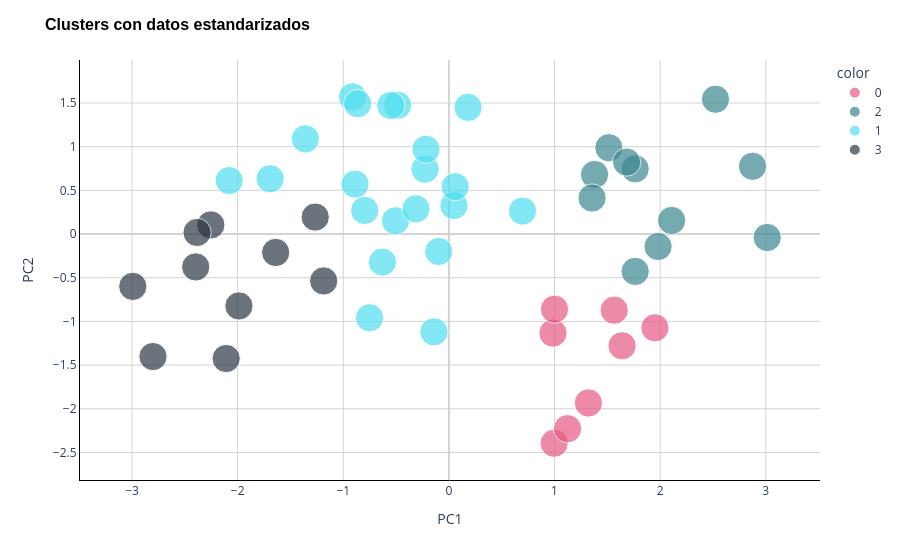

This figure's notebook cell:
### Code cell
figure = px.scatter(
    pca_scaled,
    x='PC1',
    y='PC2',
    color=y.astype(str),
    color_discrete_map={'0': '#E65983', '1': '#4FDFEF', '2': '#3D8791', '3': '#2D3846'},
    size=[1] * pca.shape[0],
)
figure.update_layout(
    title='Clusters con datos estandarizados',
    title_font=dict(size=16, family='Arial', color='black', weight='bold'),
    xaxis_title='PC1',
    yaxis_title='PC2',
    plot_bgcolor='white',
    yaxis=dict(showgrid=True, gridcolor='LightGray', showline=True, linecolor='Black', zeroline=True, zerolinecolor='LightGray'),
    xaxis=dict(showgrid=True, gridcolor='LightGray', showline=True, linecolor='Black', zeroline=True, zerolinecolor='LightGray'),
)
figure.show()

### Figure 1 — Plotly figure (JSON) as saved in the notebook; plotly's stock layout.template omitted (floating-point values rounded to 4 significant figures)
{"data": [{"hovertemplate": "color=0<br>PC1=%{x}<br>PC2=%{y}<br>size=%{marker.size}<extra></extra>", "legendgroup": "0", "marker": {"color": "#E65983", "size": [1, 1, 1, 1, 1, 1, 1, 1], "sizemode": "area", "sizeref": 0.0025, "symbol": "circle"}, "mode": "markers", "name": "0", "orientation": "v", "showlegend": true, "type": "scatter", "x": [0.9856, 1.95, 1.639, 1.565, 0.9965, 1.123, 1.321, 0.9997], "xaxis": "x", "y": [-1.133, -1.073, -1.279, -0.8711, -2.394, -2.228, -1.933, -0.8603], "yaxis": "y"}, {"hovertemplate": "color=2<br>PC1=%{x}<br>PC2=%{y}<br>size=%{marker.size}<extra></extra>", "legendgroup": "2", "marker": {"color": "#3D8791", "size": [1, 1, 1, 1, 1, 1, 1, 1, 1, 1, 1], "sizemode": "area", "sizeref": 0.0025, "symbol": "circle"}, "mode": "markers", "name": "2", "orientation": "v", "showlegend": true, "type": "scatter", "x": [1.763, 2.524, 1.515, 3.013, 1.379, 1.763, 2.108, 2.874, 1.98, 1.683, 1.355], "xaxis": "x", "y": [0.746, 1.543, 0.9876, -0.03923, 0.6818, -0.4277, 0.1554, 0.7756, -0.1428, 0.8232, 0.4125], "yaxis": "y"}, {"hovertemplate": "color=1<br>PC1=%{x}<br>PC2=%{y}<br>size=%{marker.size}<extra></extra>", "legendgroup": "1", "marker": {"color": "#4FDFEF", "size": [1, 1, 1, 1, 1, 1, 1, 1, 1, 1, 1, 1, 1, 1, 1, 1, 1, 1, 1, 1, 1], "sizemode": "area", "sizeref": 0.0025, "symbol": "circle"}, "mode": "markers", "name": "1", "orientation": "v", "showlegend": true, "type": "scatter", "x": [-0.1414, -1.359, 0.04771, -0.9127, -0.5055, -0.7969, -0.7509, -0.4862, -1.693, 0.6968, 0.1816, -0.226, -0.3118, 0.05912, -0.8884, -0.8638, -0.5506, -0.09633, -0.2169, -2.08, -0.6294], "xaxis": "x", "y": [-1.12, 1.089, 0.3254, 1.57, 0.1516, 0.2702, -0.9584, 1.474, 0.6323, 0.2634, 1.45, 0.7422, 0.2879, 0.5414, 0.5711, 1.492, 1.472, -0.1997, 0.9701, 0.6113, -0.321], "yaxis": "y"}, {"hovertemplate": "color=3<br>PC1=%{x}<br>PC2=%{y}<br>size=%{marker.size}<extra></extra>", "legendgroup": "3", "marker": {"color": "#2D3846", "size": [1, 1, 1, 1, 1, 1, 1, 1, 1, 1], "sizemode": "area", "sizeref": 0.0025, "symbol": "circle"}, "mode": "markers", "name": "3", "orientation": "v", "showlegend": true, "type": "scatter", "x": [-1.64, -2.254, -2.397, -1.185, -1.266, -2.384, -2.992, -1.988, -2.801, -2.109], "xaxis": "x", "y": [-0.211, 0.1041, -0.3764, -0.5369, 0.194, 0.01808, -0.5991, -0.8233, -1.402, -1.425], "yaxis": "y"}], "layout": {"legend": {"itemsizing": "constant", "title": {"text": "color"}, "tracegroupgap": 0}, "margin": {"t": 60}, "plot_bgcolor": "white", "title": {"font": {"color": "black", "family": "Arial", "size": 16, "weight": "bold"}, "text": "Clusters con datos estandarizados"}, "xaxis": {"anchor": "y", "domain": [0, 1], "gridcolor": "LightGray", "linecolor": "Black", "showgrid": true, "showline": true, "title": {"text": "PC1"}, "zeroline": true, "zerolinecolor": "LightGray"}, "yaxis": {"anchor": "x", "domain": [0, 1], "gridcolor": "LightGray", "linecolor": "Black", "showgrid": true, "showline": true, "title": {"text": "PC2"}, "zeroline": true, "zerolinecolor": "LightGray"}}}
